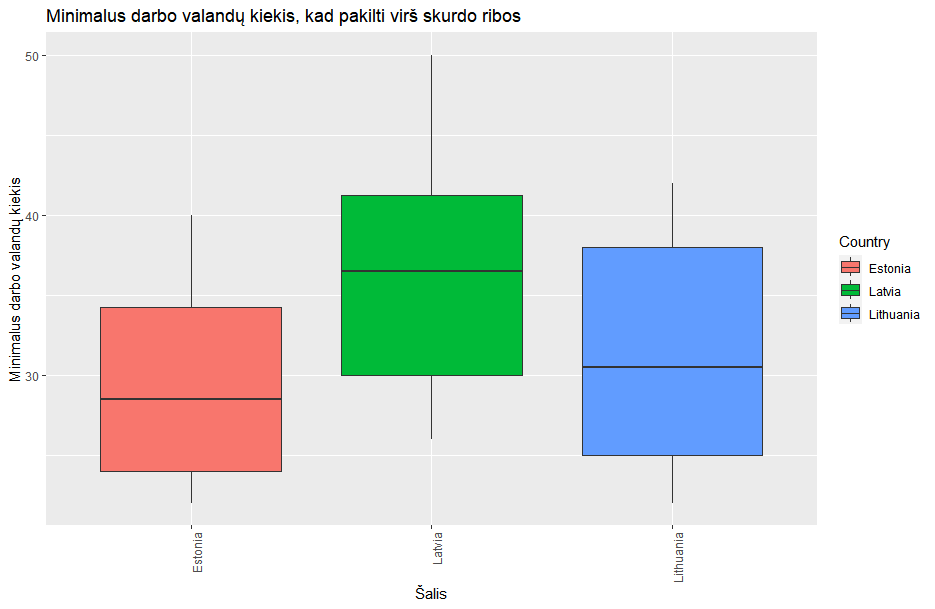

Reproduce this figure in R.
install.packages("ggplot2")
library(ggplot2)

data <- read.csv("MinimumHoursOfWorkToEscapePoverty.csv")


# For the third plot
ggplot(data, aes(x = Country, y = Value, fill = Country)) +
  geom_boxplot() +
  labs(x = "Šalis", y = "Minimalus darbo valandų kiekis", title = "Minimalus darbo valandų kiekis, kad pakilti virš skurdo ribos") +
  theme(axis.text.x = element_text(angle = 45, hjust = 1))
